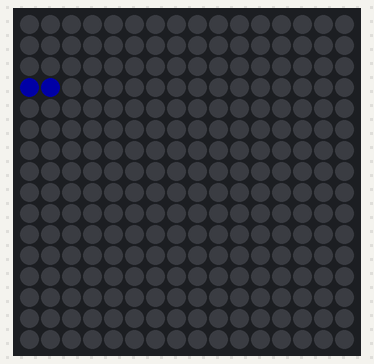
A sketch run on a simulated Arduino Uno, built with avr-gcc and run on an emulated ATmega328P. On the bench: 16×16 RGB LED matrix (first LED top left, wired row by row). Dim RGB values are drawn brighter than linear; random numbers use the default seed unless the sketch sets one.

Above: at 1.05 s.
At 3.92 s:
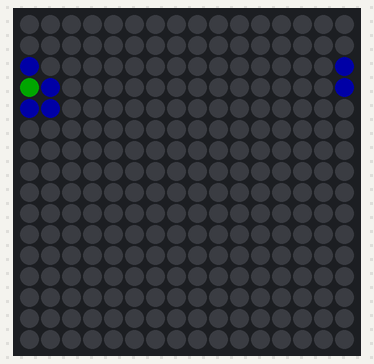
At 6.79 s:
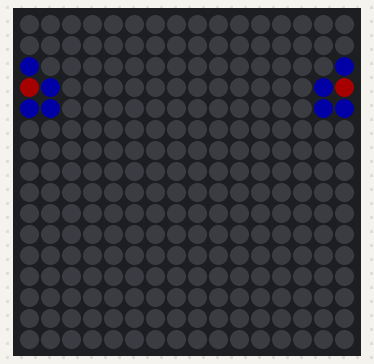
At 14.91 s:
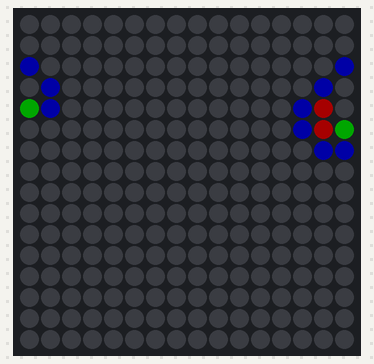
At 23.01 s:
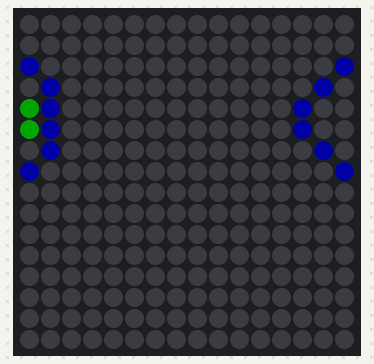
At 39.63 s:
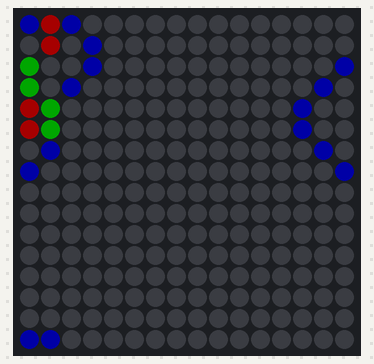

The sketch:

neopixel_lantons_ant.ino
```cpp
/*
Langton's Ant

This program displays a simulation of the Langton's Ant cellular automata:
http://en.wikipedia.org/wiki/Langton%27s_ant

Author: Duncan Lindbo
History:
  -2/15/2014: Initial version.
  -4/30/2015: Expanded to 16x16

*/

#include <Adafruit_GFX.h>
#include <Adafruit_NeoMatrix.h>
#include <Adafruit_NeoPixel.h>
#ifndef PSTR
 #define PSTR // Make Arduino Due happy
#endif

#define PIN 6
#define DELAY 150
#define SIZEX 16    //Sets the X axis size
#define SIZEY 16    //Sets the Y axis size
//how many ants: more is more interesting visually, and makes it harder to see the pattern
const byte numberOfAnts=1;
byte world[SIZEX][SIZEY][2];
//array of ants: each ant has an x-position, y-position, and current direction
//ants[ANT][0]: x-position
//ants[ANT][1]: y-position
//ants[ANT][2]: current direction: 1 = +y, 2 = +x, 3 = -y, 4 = -x
byte ants[numberOfAnts][3];

Adafruit_NeoMatrix matrix = Adafruit_NeoMatrix(8, 8, 2, 2, PIN,
  NEO_TILE_TOP   + NEO_TILE_LEFT   + NEO_TILE_COLUMNS   + NEO_TILE_ZIGZAG +
  NEO_MATRIX_TOP + NEO_MATRIX_LEFT + NEO_MATRIX_ROWS + NEO_MATRIX_PROGRESSIVE,
  NEO_GRB + NEO_KHZ800);

uint16_t color = matrix.Color(0, 0, 255);

const uint16_t colors[] = {matrix.Color(0, 0, 0), matrix.Color(0, 0, 255), matrix.Color(0, 255, 0), matrix.Color(255, 0, 0) };
const char directions[] = {'L', 'R', 'L', 'R'};
const int numStates = 4;

void setup(){
  matrix.begin();
  matrix.setBrightness(40);
  randomSeed(analogRead(5));
  spawnAnts();
}

void loop(){
  for(byte i=0; i < numberOfAnts; i++){
    byte state = world[ants[i][0]][ants[i][1]][0];
    char instruction = directions[state];
    world[ants[i][0]][ants[i][1]][1] = (++state)%numStates;
    //turn the ant 90 degrees right
    if(instruction == 'R'){
      ants[i][2] = (ants[i][2]%4) + 1;
    }
    //turn the ant 90 degrees left
    else if(instruction == 'L'){
      ants[i][2] = ((ants[i][2]+2)%4)+1;
    }
    //no turn
    else if(instruction == 'N'){
    }
    //
    else if(instruction == 'U'){
    }

    //move the ant forward one unit
    switch(ants[i][2]){
        case 1:
          ants[i][1]=(ants[i][1]+1)%SIZEY;
          break;
        case 2:
          ants[i][0]=(ants[i][0]+1)%SIZEX;
          break;
        case 3:
          ants[i][1]=(ants[i][1]+SIZEY-1)%SIZEY;
          break;
        case 4:
          ants[i][0]=(ants[i][0]+SIZEX-1)%SIZEX;
          break;
        default:
          //should never happen...
          ants[i][1]=(ants[i][1]+1)%SIZEY;
          break;
      }
  }
  for (byte x = 0; x < SIZEX; x++) {
    for (byte y = 0; y < SIZEY; y++) {
      world[x][y][0] = world[x][y][1];
      //if(world[x][y][1]){
        //matrix.drawPixel(x, y, color);
      //}
      //else{
        //matrix.drawPixel(x, y, 0);
      //}
      //LedSign::Set(x, y, world[x][y][1]);
      matrix.drawPixel(x, y, colors[world[x][y][1]]);
    }
  }
  matrix.show();
  delay(DELAY);
}

void spawnAnts(){
  for(byte i=0; i < numberOfAnts; i++){
    //pick a random point and direction to start each ant
    //TODO: make sure ants are evenly distributed/can't spawn on top of each other
    ants[i][0] = random(0, SIZEX);
    ants[i][1] = random(0, SIZEY);
    ants[i][2] = random(1, 5);
  }
}
```
